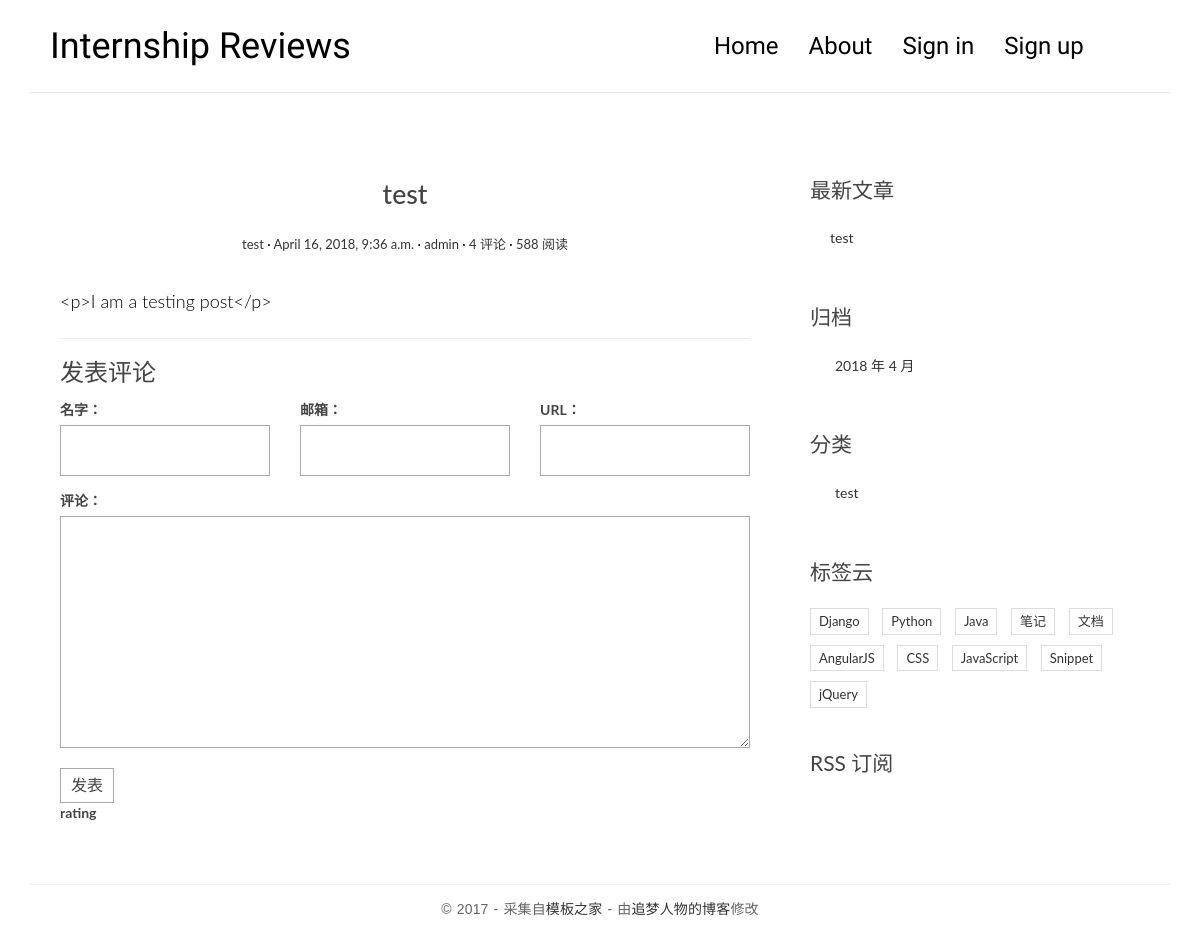
Before: /post/1/ with the older database file.
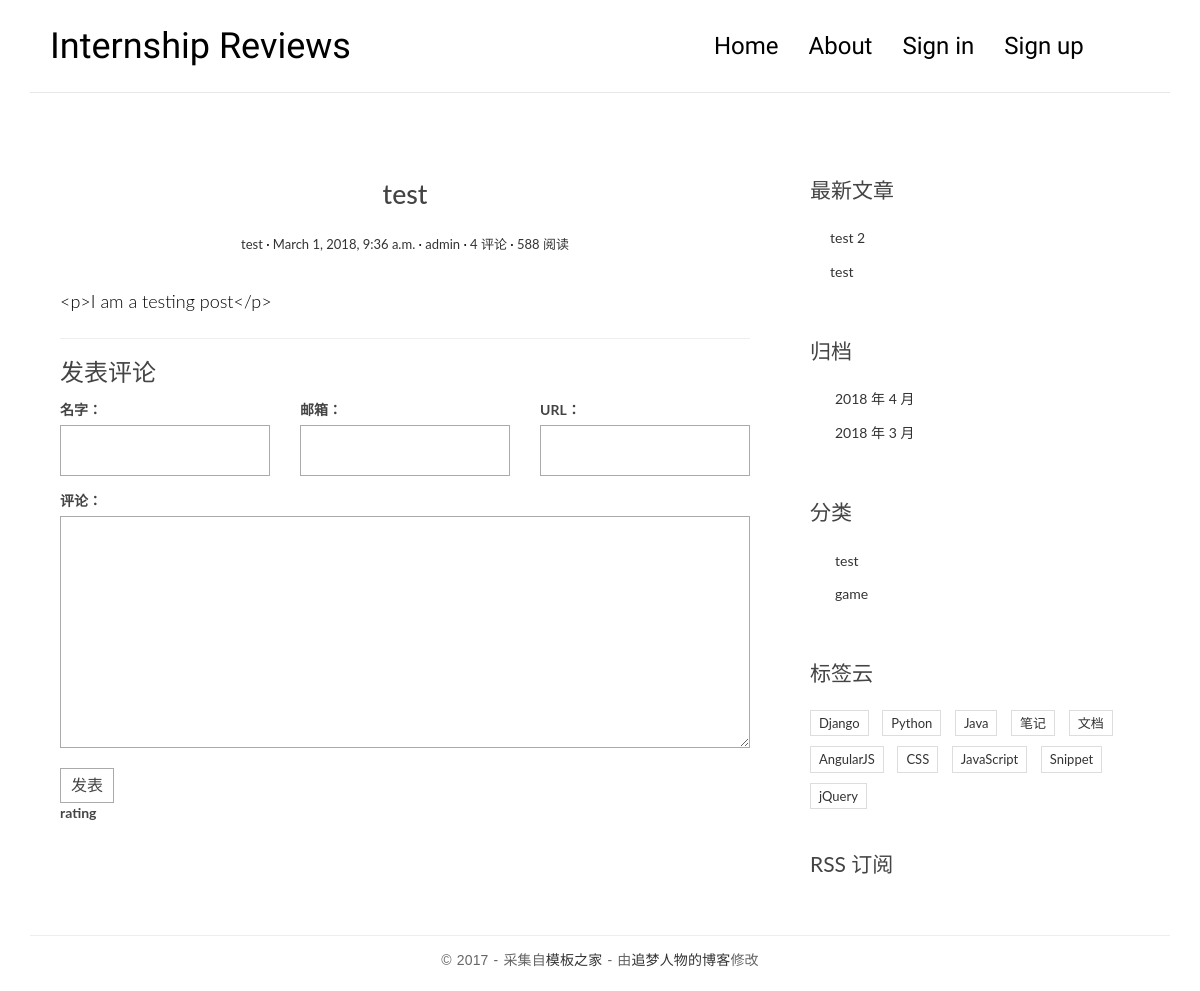
After: the same page with the newer database file.
### basicapp/models.py (models this page shows, shortened)
class Post(models.Model):
    title = models.CharField(max_length=70)
    body = models.TextField()
    created_time = models.DateTimeField()
    modified_time = models.DateTimeField()
    excerpt = models.CharField(max_length=200, blank=True)
    category = models.ForeignKey(Category)
    tags = models.ManyToManyField(Tag, blank=True)
    author = models.ForeignKey(User,default='1')
    def get_absolute_url(self):
        return reverse('basicapp:detail', kwargs={'pk': self.pk})

class Category(models.Model):
    name = models.CharField(max_length=100)

### users/models.py (models this page shows)
class User(AbstractUser):
    nickname = models.CharField(max_length=50, blank=False)
    class Meta(AbstractUser.Meta):
        pass

### basicapp/views.py (the view)
# urls.py: url(r'^post/(?P<pk>[0-9]+)/$', views.detail, name='detail'),
def detail(request, pk):
    post = get_object_or_404(Post, pk=pk)
    post.body = markdown.markdown(post.body,
                                  extensions=[
                                      'markdown.extensions.extra',
                                      'markdown.extensions.codehilite',
                                      'markdown.extensions.toc',
                                  ])
    form = CommentForm()
    comment_list = post.comment_set.all()
    context = {'post': post,
               'form': form,
               'comment_list': comment_list
               }
    return render(request, 'basicapp/detail.html', context=context)

### comments/forms.py
class CommentForm(forms.ModelForm):
    class Meta:
        model = Comment
        fields = ['name', 'email', 'url', 'text']

### basicapp/templatetags/blog_tags.py (called while the page is built)
@register.simple_tag
def get_recent_posts(num=5):
    return Post.objects.all().order_by('-created_time')[:num]

@register.simple_tag
def archives():
    return Post.objects.dates('created_time', 'month', order='DESC')

@register.simple_tag
def get_categories():
    return Category.objects.all()

### templates/basicapp/detail.html (shortened to what this page needs)
{% extends 'base.html' %}
{% block main %}
    <article class="post post-{{ post.pk }}">
      <header class="entry-header">
        <h1 class="entry-title">{{ post.title }}</h1>
        <div class="entry-meta">
          <span class="post-category"><a href="#">{{ post.category.name }}</a></span>
          <span class="post-date"><a href="#"><time class="entry-date"
                                                    datetime="{{ post.created_time }}">{{ post.created_time }}</time></a></span>
          <span class="post-author"><a href="#">{{ post.author }}</a></span>
          <span class="comments-link"><a href="#">4 评论</a></span>
          <span class="views-count"><a href="#">588 阅读</a></span>
        </div>
      </header>
      <div class="entry-content clearfix">
        {{ post.body }}
      </div>
    </article>
    <section class="comment-area" id="comment-area">
        <hr>
        <h3>发表评论</h3>
        <form action="{% url 'comments:post_comment' post.pk %}" method="post" class="comment-form">
          <div class="row">
            <div class="col-md-4">
              <label for="{{ form.name.id_for_label }}">名字：</label>
              {{ form.name }}
            </div>
            <div class="col-md-4">
              <label for="{{ form.email.id_for_label }}">邮箱：</label>
              {{ form.email }}
            </div>
            <div class="col-md-4">
              <label for="{{ form.url.id_for_label }}">URL：</label>
              {{ form.url }}
            </div>
            <div class="col-md-12">
              <label for="{{ form.text.id_for_label }}">评论：</label>
              {{ form.text }}
              <button type="submit" class="comment-btn">发表</button>
            </div>
            <div class="col-md-12">
              <label for="{{ form.text.id_for_label }}">rating</label>
            </div>
          </div>
        </form>
    </section>
{% endblock main %}

### templates/base.html (shortened to what the changed rows need)
{% load staticfiles %}
{% load blog_tags %}
<!DOCTYPE html>
<html>
  <head>
      <link rel="stylesheet" href="http://code.ionicframework.com/ionicons/2.0.1/css/ionicons.min.css">
      <link rel="stylesheet" href="{% static 'basicapp/css/bootstrap.min.css' %}">
      <link rel="stylesheet" href="{% static 'basicapp/css/pace.css' %}">
      <link rel="stylesheet" href="{% static 'basicapp/css/custom.css' %}">
  </head>
  <body>
  </body>
</html>
<body>
<div class="container">
    <header id="site-header">
        <div class="row">
            <div class="col-md-4 col-sm-5 col-xs-8">
                <div class="logo">
                    <h1><a href="index.html" style="font-family: 'Kaushan Script', cursive;"><b>Internship Reviews</a></h1>
                </div>
            </div>
        </div>
    </header>
</div>
<div class="content-body">
    <div class="container">
        <div class="row">
            <main class="col-md-8">
                {% block main %}
                {% endblock main %}
            </main>
            <aside class="col-md-4">
                <div class="widget widget-recent-posts">
                  {% get_recent_posts as recent_post_list %}
                  <ul>
                    {% for post in recent_post_list %}
                    <li>
                      <a href="{{ post.get_absolute_url }}">{{ post.title }}</a>
                    </li>
                    {% empty %}
                    暂无文章！
                    {% endfor %}
                  </ul>
                </div>
                <div class="widget widget-archives">
                  {% archives as date_list %}
                  <ul>
                    {% for date in date_list %}
                    <li>
                      <a href="{% url 'basicapp:archives' date.year date.month %}">
                        {{ date.year }} 年 {{ date.month }} 月
                      </a>
                    </li>
                    {% endfor %}
                  </ul>
                </div>
                <div class="widget widget-category">
                  {% get_categories as category_list %}
                  <ul>
                    {% for category in category_list %}
                    <li>
                      <a href="{% url 'basicapp:category' category.pk %}">{{ category.name }}</a>
                    </li>
                    {% endfor %}
                  </ul>
                </div>
            </aside>
        </div>
    </div>
</div>
</body>
</html>

Changed rows visible on the page:
changed Post "test": created_time "April 16, 2018, 9:36 a.m." → "March 1, 2018, 9:36 a.m."
added Post: title "test 2"
added Category: name "game"
Other visible differences:
new list line: "2018 年 3 月"
